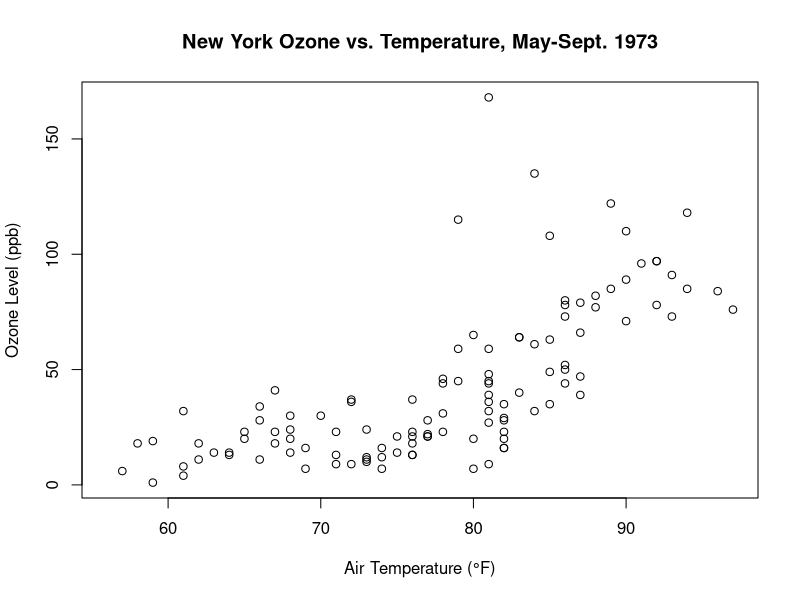

Here is the R script that generated this plot:
## ---- chunk 1
knitr::opts_chunk$set(echo = TRUE, fig.pos = 'h')
## ---- chunk 2

plot(x=airquality$Temp, y=airquality$Ozone,
     xlab = "Air Temperature (\u00B0F)", ylab = "Ozone Level (ppb)", main = "New York Ozone vs. Temperature, May-Sept. 1973")

## ---- chunk 3
## inspect the `airquality` data set
str(airquality)
## ---- chunk 4
model <- lm(airquality$Ozone~airquality$Temp + airquality$Month)
sum_model <- summary(model)

sum_model$coefficients[2]
